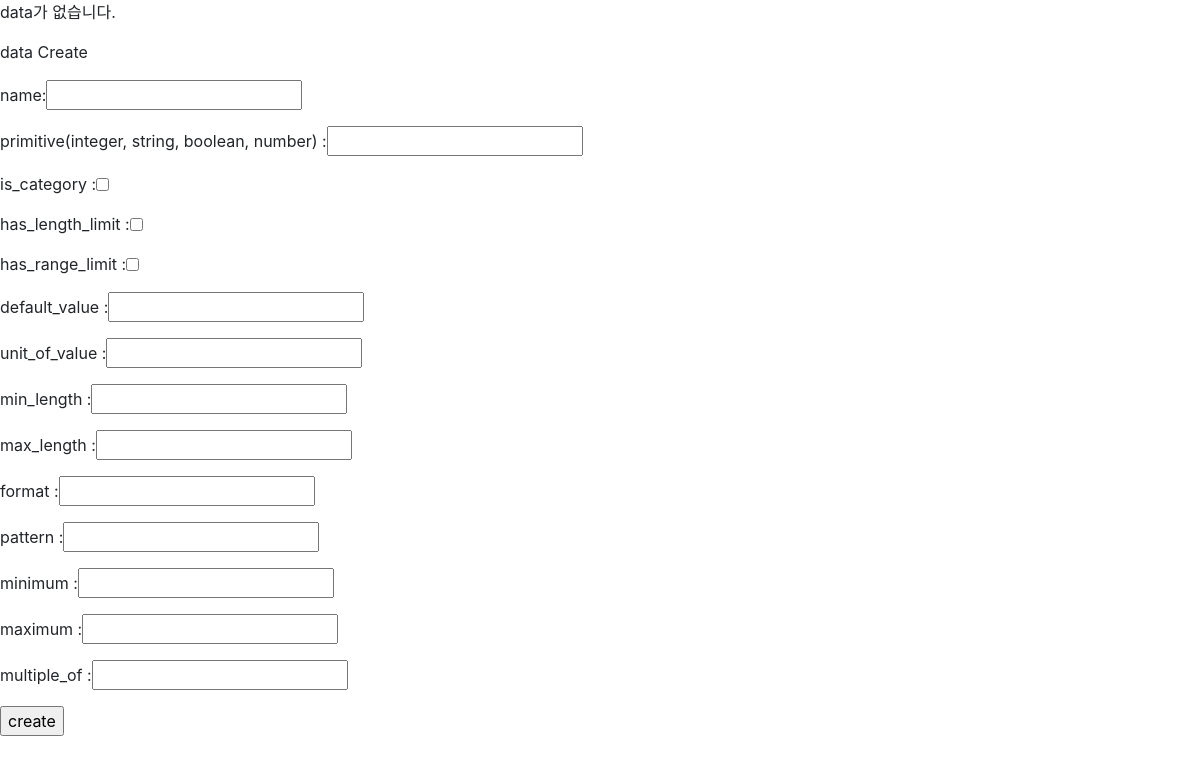
Page /api/v1/data/ on the earlier database version.
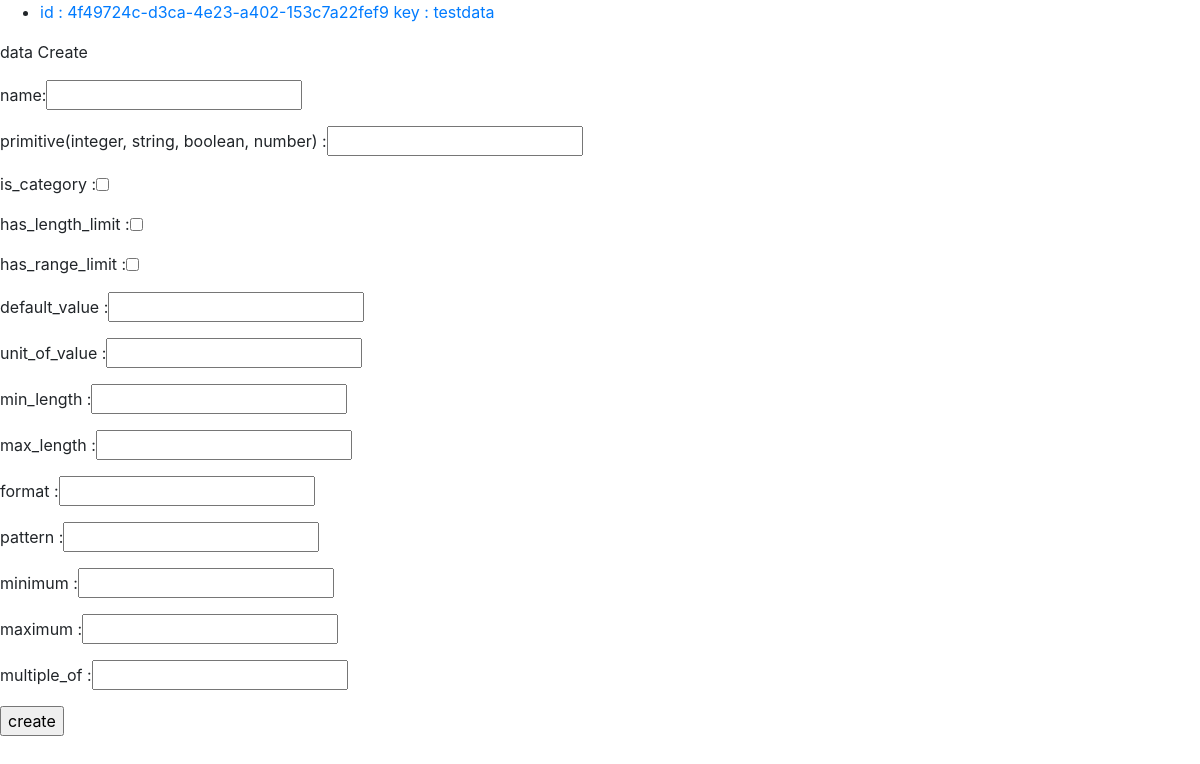
Same page on the later database version.
### data/models.py (models this page shows)
class Data(models.Model):
    DATA_TYPE = [
        ('integer', 'integer'),
        ('string', 'string'),
        ('number', 'number'),
        ('boolean', 'boolean')
    ]
    id = models.CharField(max_length=36, primary_key=True, default=uuid.uuid4())
    name = models.CharField(max_length=50)
    primitive = models.CharField(max_length=7, choices=DATA_TYPE)
    is_category = models.BooleanField()
    has_length_limit = models.BooleanField(null=True)
    has_range_limit = models.BooleanField(null=True)
    default_value = models.TextField(null=True)
    unit_of_value = models.CharField(max_length=10)
    min_length = models.IntegerField(null=True)
    max_length= models.IntegerField(null=True)
    format = models.TextField(null=True)
    pattern = models.TextField(null=True)
    minimum = models.BigIntegerField(null=True)
    maximum = models.BigIntegerField(null=True)
    multiple_of = models.IntegerField(null=True)
    created_at = models.DateTimeField(auto_now_add= True)
    updated_at = models.DateTimeField(auto_now=True)

### data/views.py (the view, shortened to what this page needs)
# urls.py: path('', views.dataList),
@csrf_exempt
def dataList(request):
    if request.method == 'GET':
        data_list = Data.objects.all()
        context = {'list': data_list, 'category': 'data'}
        return render(request, 'list3.html', context)

### templates/list3.html
{% load static %}
<link rel="stylesheet" type="text/css" href="{% static 'bootstrap.min.css' %}">
{% if list %}
  <ul>
  {% for item in list %}
  <li><a href="{{ item.id }}/">id : {{ item.id }} key : {{ item.name }}</a></li>
  {% endfor %}
  </ul>
{% else %}
  <p>{{category}}가 없습니다.</p>
{% endif %}
<form method = "POST">
    <div class = "form-inline form-group">
        <label>{{ category }} Create</label>
    </div>
    <div class = "form-inline form-group">
        <label>name: </label><label>
        <input name="name" type="text"  >
    </label>
    </div>
    <div class = "form-inline form-group">
        <label>primitive(integer, string, boolean, number) : </label><label>
        <input name="primitive" type="text"  >
    </label>
    </div>
    <div class = "form-inline form-group">
        <label>is_category : </label>
        <label>
            <input name="array[]" type="checkbox" value="category" >
        </label>
    </div>
    <div class = "form-inline form-group">
        <label>has_length_limit : </label>
        <label>
            <input name="array[]" type="checkbox" value="length" >
        </label>
    </div>
    <div class = "form-inline form-group">
        <label>has_range_limit : </label>
        <label>
            <input name="array[]" type="checkbox" value="range" >
        </label>
    </div>
    <div class = "form-inline form-group">
        <label>default_value : </label>
        <label>
            <input name="default_value" type="text">
        </label>
    </div>
    <div class = "form-inline form-group">
        <label>unit_of_value : </label>
        <label>
            <input name="unit_of_value" type="text">
        </label>
    </div>
        <div class = "form-inline form-group">
    <label>min_length : </label>
        <label>
            <input name="min_length" type="number">
        </label>
    </div>
    <div class = "form-inline form-group">
        <label>max_length : </label>
        <label>
            <input name="max_length" type="number">
        </label>
    </div>
    <div class = "form-inline form-group">
        <label>format : </label>
        <label>
            <input name="format" type="text">
        </label>
    </div>
    <div class = "form-inline form-group">
        <label>pattern : </label>
        <label>
            <input name="pattern" type="text">
        </label>
    </div>
    <div class = "form-inline form-group">
        <label>minimum : </label>
        <label>
            <input name="minimum" type="number">
        </label>
    </div>
        <div class = "form-inline form-group">
        <label>maximum : </label>
        <label>
            <input name="maximum" type="number">
        </label>
    </div>
    <div class = "form-inline form-group">
    <label>multiple_of : </label>
        <label>
            <input name="multiple_of" type="number">
        </label>
    </div>
    <input type="submit" value = "create">
</form>

Differences in the rows shown:
added Data: id "4f49724c-d3ca-4e23-a402-153c7a22fef9", name "testdata"
Other differences:
{{ category }}: "data" → (not shown)
text no longer shown: "가 없습니다."
